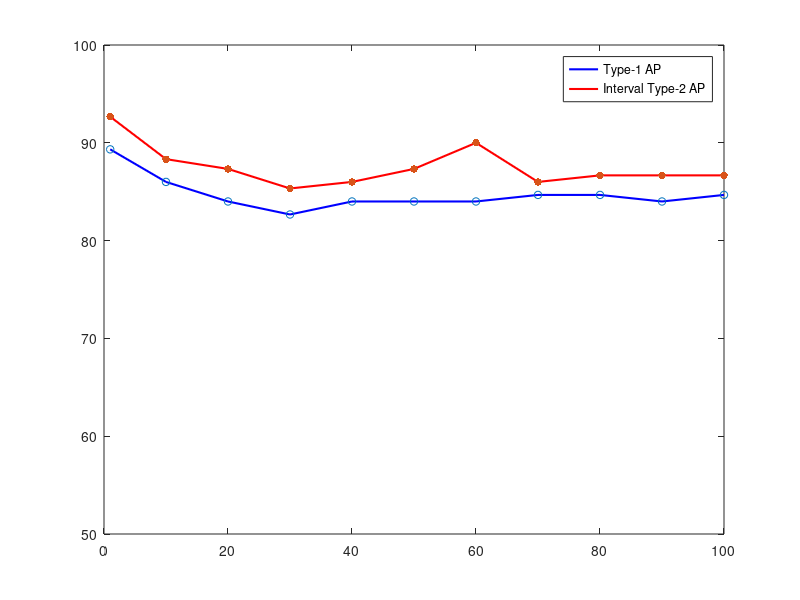

MATLAB code to generate this figure:
betaIT2=[1 10 20 30 40 50 60 70 80 90 100];
acc2=[92.67 88.33 87.33 85.33 86 87.33 90 86 86.67 86.67 86.67];

betaT1=[1 10 20 30 40 50 60 70 80 90 100];
acc1=[89.33  86 84 82.67 84 84 84 84.67 84.67 84 84.67];


clear y label;
box  on
hold on 

graph1=plot(betaT1,acc1,'blue');
graph2=plot(betaIT2,acc2,'red');
set(graph1,'LineWidth',1.5);
set(graph2,'LineWidth',1.5);
yticks([50 60 70 80 90 100])
scatter(betaT1,acc1,30,'blue');
scatter(betaIT2,acc2,30,'red','filled');
legend('Type-1 AP','Interval Type-2 AP');
ylim([50 100]);

hold off